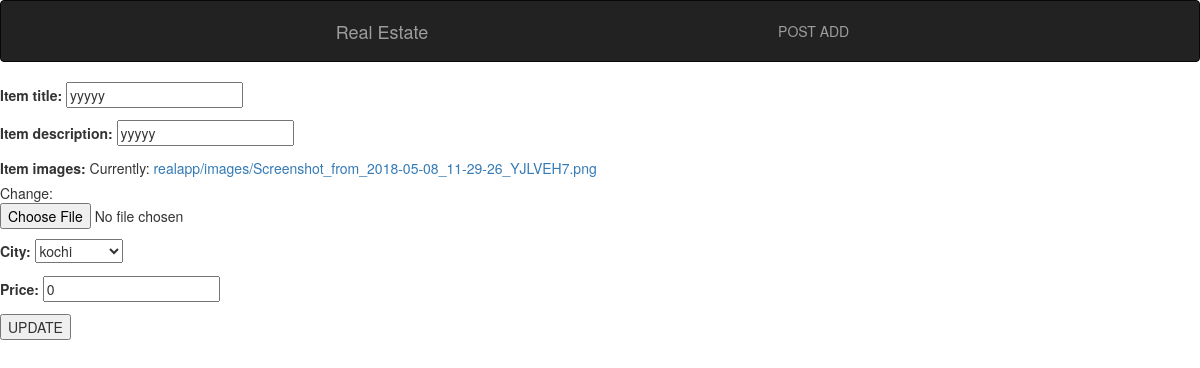
Page /edit/1/ on the committed database.
### realapp/models.py (models this page shows, shortened)
class Item(models.Model):
    ITEM_TYPE = (
        ('V', 'Villa'),
        ('P', 'Plot'),
        ('F', 'Flat'),
    )
    CITY = (
        ('KOCHI','kochi'),
        ('TRIVANDRUM','trivandrum'),
        ('KOTTAYAM','kottayam'),
        ('THRISSUR','thrissur'),
        ('KOZHIKODE','kozhikode'),
    )
    item_title = models.CharField(max_length=50)
    item_description = models.CharField(max_length=90)
    item_type = models.CharField(max_length=1, choices=ITEM_TYPE)
    item_images = models.ImageField(upload_to='realapp/images')
    creator_name = models.ForeignKey(UserProfile, on_delete=models.CASCADE, )
    phone_regex = RegexValidator(regex=r'^\+?1?\d{9,15}$',
                                 message="Invalid Mobile Number !!!")
    contact_phone_no = models.CharField(validators=[phone_regex], max_length=10, blank=True)
    city = models.CharField(max_length=20, choices=CITY)
    price = models.IntegerField(default=1)

### realapp/views.py (the view)
# urls.py: path('edit/<int:pk>/', views.EditAdd.as_view(), name="edit"),
class EditAdd(UpdateView):
    model = Item
    fields = ['item_title','item_description','item_images','city','price']
    template_name= 'realapp/detail_edit.html'
    success_url = '/'

### realapp/templates/realapp/detail_edit.html
{% extends 'realapp/base.html' %}
{% load staticfiles %}
{% block content %}
<form action =" " method="post" enctype="multipart/form-data">{% csrf_token %}
            {{ form.as_p }}
            <input type="submit" value="UPDATE" />
    </form>
{% endblock %}

### rows in the picture
Item: item_title "yyyyy", item_description "yyyyy", city "kochi", price "0"
